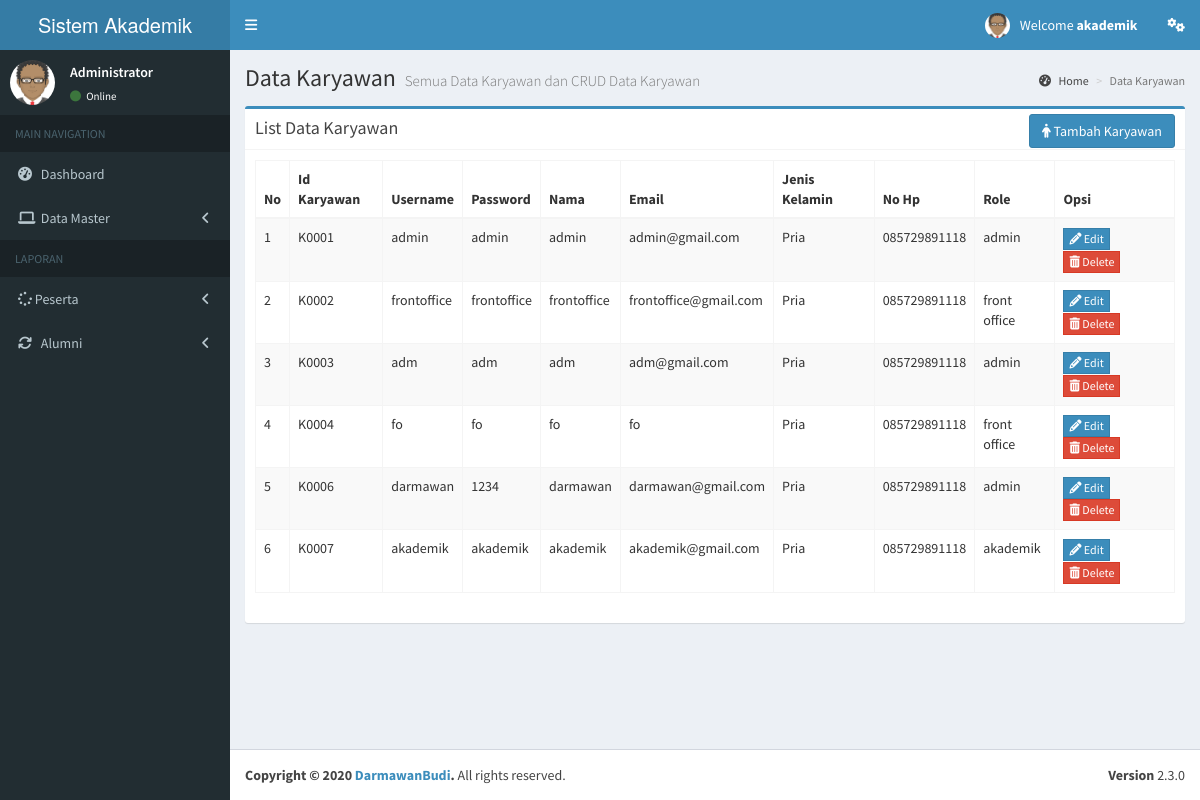
The page /karyawan/data_karyawan.php (signed in) on the database its author committed.
### tables this page shows
CREATE TABLE `karyawan` (
  `id_karyawan` varchar(7) NOT NULL,
  `username` varchar(15) NOT NULL,
  `password` varchar(50) NOT NULL,
  `nama` varchar(30) NOT NULL,
  `email` varchar(50) NOT NULL,
  `kelamin` varchar(10) NOT NULL,
  `hp` varchar(12) NOT NULL,
  `id_role` varchar(12) NOT NULL
);

CREATE TABLE `role` (
  `id_role` varchar(7) NOT NULL,
  `user_role` varchar(15) NOT NULL
);

### karyawan/data_karyawan.php (the view, shortened to what this page needs)
<?php
include '../template/header_admin.php';
include '../koneksidb.php';
?>
<div class="content-wrapper">
<section class="content-header">
  <h1>Data Karyawan
    <small>Semua Data Karyawan dan CRUD Data Karyawan</small>
  </h1>
  <ol class="breadcrumb">
  <li><a href="../admin/admin.php"><i class="fa fa-dashboard"></i> Home</a></li>
  <li class="active">Data Karyawan</li>
  </ol>
</section>
<section class="content">
  <div class="row">
    <div class="col-sm-12">
      <div class="box box-primary">
        <div class="box-header with-border">
          <h3 class="box-title">List Data Karyawan</h3>
          <div class="box-tools pull-left">
            <a href="#" class="btn btn-primary" data-toggle="modal" data-target="#tambahkaryawan"><i class="fa fa-male"></i> Tambah Karyawan</a>
          </div>
        </div>
        <div class="box-body">
          <div class="table-responsive22">
            <table id="datatable" class="table table-bordered table-striped">
              <thead>
                <tr>
                  <th>No</th>
                  <th>Id Karyawan</th>
                  <th>Username</th>
                  <th>Password</th>
                  <th>Nama</th>
                  <th>Email</th>
                  <th>Jenis Kelamin</th>
                  <th>No Hp</th>
                  <th>Role</th>
                  <th>Opsi</th>
                </tr>
              </thead>
              <tbody>
                  <?php
                    $no = 1;
                    $queryview = mysqli_query($koneksi, "SELECT * FROM karyawan a, role b where a.id_role=b.id_role order by id_karyawan asc");
                    while ($row = mysqli_fetch_assoc($queryview)) {
                  ?>
                  <tr>
                    <td><?php echo $no++;?></td>
                    <td><?php echo $row['id_karyawan'];?></td>
                    <td><?php echo $row['username'];?></td>
                    <td><?php echo $row['password'];?></td>
                    <td><?php echo $row['nama'];?></td>
                    <td><?php echo $row['email'];?></td>
                    <td><?php echo $row['kelamin'];?></td>
                    <td><?php echo $row['hp'];?></td>
                    <td><?php echo $row['user_role']; ?></td>
                    <td>
                      <a href="#" class="btn btn-primary btn-flat btn-xs" data-toggle="modal" data-target="#updatekaryawan<?php echo $no; ?>"><i class="fa fa-pencil"></i> Edit</a>
                      <a href="#" class="btn btn-danger btn-flat btn-xs" data-toggle="modal" data-target="#deletekaryawan<?php echo $no; ?>"><i class="fa fa-trash"></i> Delete</a>
                    </td>
                  </tr>
                  <?php
                    }
                  ?>
              </tbody>
            </table>
          </div>
        </div>
      </div>
    </div>
  </div>
</section>
</div>
<?php include '../template/footer.php'; ?>

### rows shown on the page
karyawan: id_karyawan "K0001", username "admin", password "admin", nama "admin", email "admin@gmail.com", kelamin "Pria", hp "085729891118", id_role.user_role "admin"
karyawan: id_karyawan "K0002", username "frontoffice", password "frontoffice", nama "frontoffice", email "frontoffice@gmail.com", kelamin "Pria", hp "085729891118", id_role.user_role "front office"
karyawan: id_karyawan "K0003", username "adm", password "adm", nama "adm", email "adm@gmail.com", kelamin "Pria", hp "085729891118", id_role.user_role "admin"
karyawan: id_karyawan "K0004", username "fo", password "fo", nama "fo", email "fo", kelamin "Pria", hp "085729891118", id_role.user_role "front office"
karyawan: id_karyawan "K0006", username "darmawan", password "1234", nama "darmawan", email "darmawan@gmail.com", kelamin "Pria", hp "085729891118", id_role.user_role "admin"
karyawan: id_karyawan "K0007", username "akademik", password "akademik", nama "akademik", email "akademik@gmail.com", kelamin "Pria", hp "085729891118", id_role.user_role "akademik"

### other values the page prints
$_SESSION['username'] "akademik"
